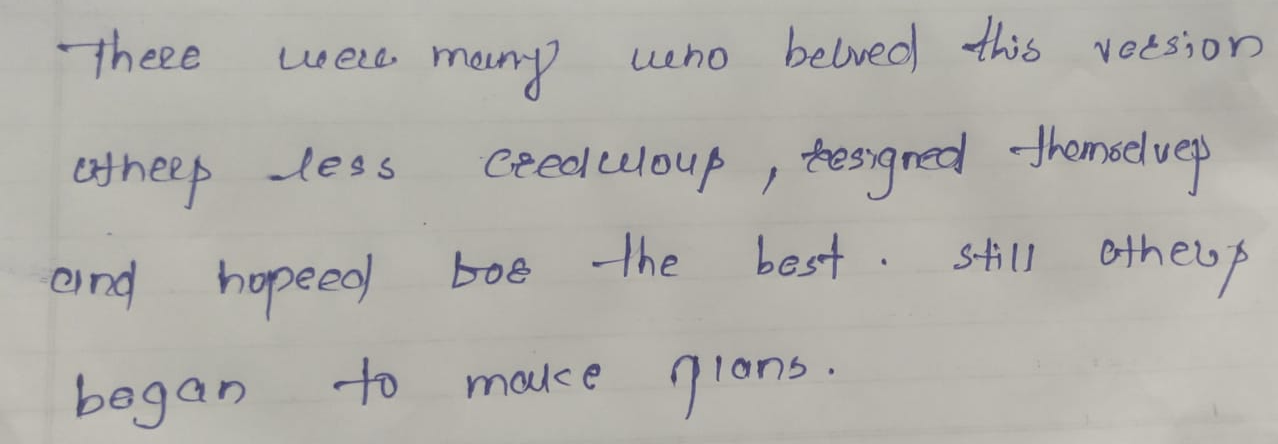
#> input picture BE Project/Images/handwritten2.jpg, 1278 x 444 px, found by its file name
$ jupyter execute --allow-errors handwritten.ipynb
#> lines starting #> are read from the running program, lines starting #| are printed output that depends on the picture; after the words box and inside, x2 and y2 are one past the last pixel; in counts of white or black regions, pixels touching at a corner belong together
[cell 1]
#Handwritten Text recognisation from image.
import cv2 as cv
from matplotlib import pyplot as plt
import numpy as np
import pytesseract as py

[cell 2]
img = cv.imread('images/handwritten2.jpg')
#> img is the input picture: shape (444, 1278, 3); mean B, G, R 170.7, 175.8, 177.8
img = cv.cvtColor(img, cv.COLOR_BGR2RGB)

h, w, c = img.shape
#> h = 444; w = 1278; c = 3

if w > 1000:

    new_w = 1000
    ar = w/h
#> ar = 2.88
    new_h = int(new_w/ar)
#> new_h = 347

    img = cv.resize(img, (new_w, new_h), interpolation = cv.INTER_AREA)
#> img: shape (347, 1000, 3)
plt.imshow(img);

[cell 3]
def thresholding(image):
    img_gray = cv.cvtColor(image,cv.COLOR_BGR2GRAY)
    ret,thresh = cv.threshold(img_gray,160,255,cv.THRESH_BINARY_INV)
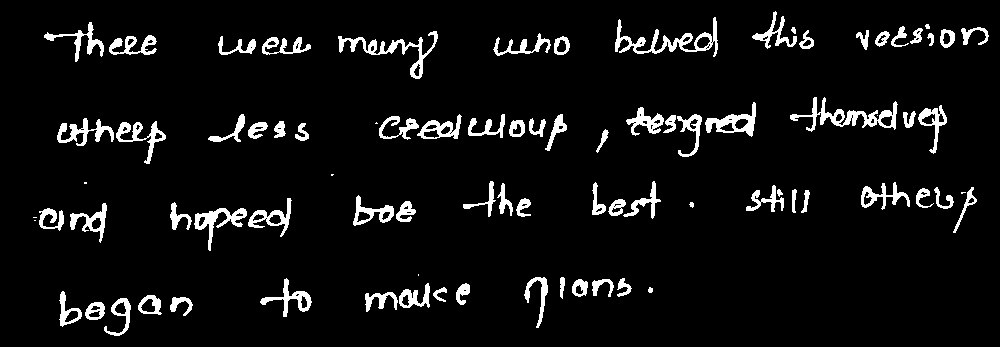
#> thresh: shape (347, 1000); 6.3% white; 85 white regions (8 under 20 px), largest, box (x1, y1, x2, y2) and area: (790, 97, 898, 132) 1067, (615, 17, 718, 57) 1054, (338, 31, 438, 79) 911
    #200 :- it means below 200 turn into black and remaining 255
    plt.imshow(thresh, cmap='gray')
    return thresh

thresh_img = thresholding(img);

[cell 4]
#dilation
kernel = np.ones((3,85), np.uint8)
dilated = cv.dilate(thresh_img, kernel, iterations = 1)
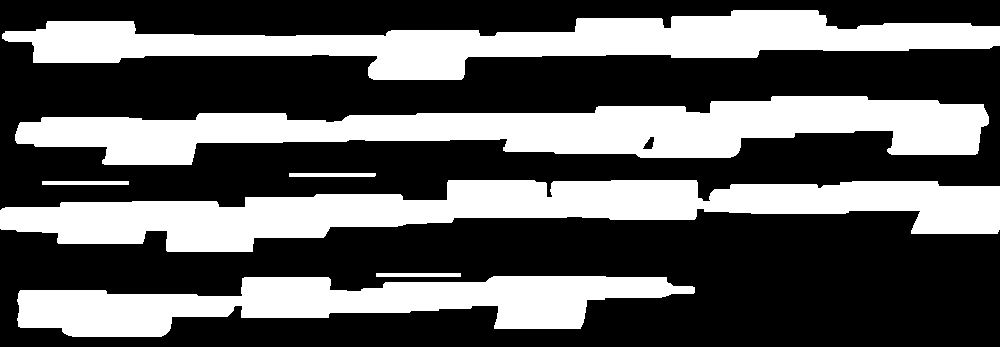
#> dilated: shape (347, 1000); 36.7% white; 7 white regions
plt.imshow(dilated, cmap='gray');

[cell 5]
(contours, heirarchy) = cv.findContours(dilated.copy(), cv.RETR_EXTERNAL, cv.CHAIN_APPROX_NONE)
#> contours = 7 contours; box (x1, y1, x2, y2) and area: (0, 180, 1000, 252) 35340, (15, 96, 989, 165) 35147, (2, 10, 1000, 80) 29992, (17, 276, 695, 337) 21941, (42, 181, 129, 185) 258, (289, 173, 376, 177) 258, (376, 273, 461, 277) 252
sorted_contours_lines = sorted(contours, key = lambda ctr : cv.boundingRect(ctr)[1])
#> sorted_contours_lines has the same summary as contours

[cell 6]
img2 = img.copy()

for ctr in sorted_contours_lines:

    x,y,w,h = cv.boundingRect(ctr)
    cv.rectangle(img2, (x,y), (x+w, y+h), (40, 100, 250), 2)
#> this loop made 7 passes
#> (x, y, w, h) on passes 1 to 7: (2, 10, 998, 70), (15, 96, 974, 69), (289, 173, 87, 4), (0, 180, 1000, 72), (42, 181, 87, 4), (376, 273, 85, 4), (17, 276, 678, 61)
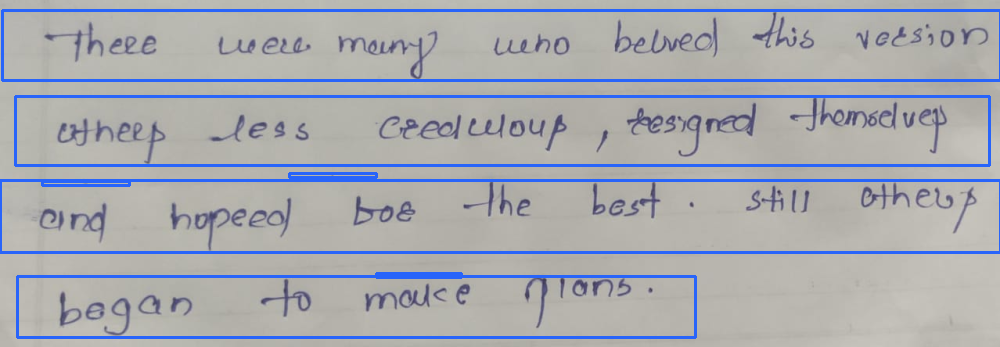
#> img2: shape (347, 1000, 3); mean R, G, B 167.9, 170.3, 176.2
    #(40,100,250) color name and 2 is width of box

plt.imshow(img2);

[cell 7]
#dilation
kernel = np.ones((5,15), np.uint8)
dilated2 = cv.dilate(thresh_img, kernel, iterations =1)
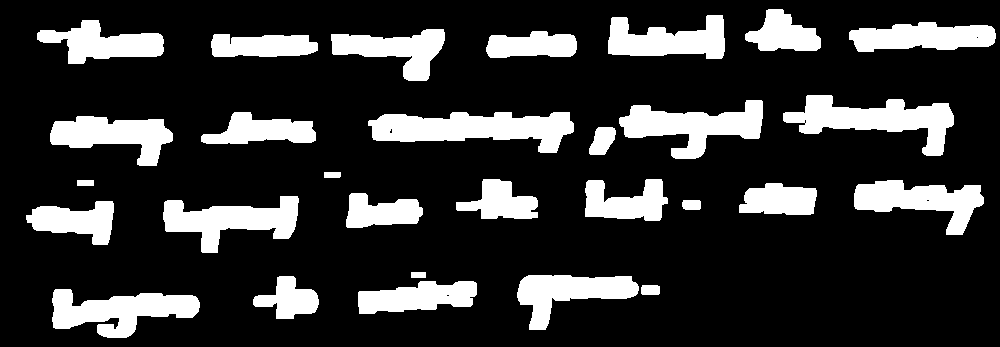
#> dilated2: shape (347, 1000); 20% white; 29 white regions, largest, box (x1, y1, x2, y2) and area: (368, 112, 574, 153) 5152, (783, 95, 954, 156) 4636, (619, 100, 763, 159) 4190
plt.imshow(dilated2, cmap='gray');

[cell 8]
img3 = img.copy()
words_list = []

for line in sorted_contours_lines:

    # roi of each lineA
    x, y, w, h = cv.boundingRect(line)
    roi_line = dilated2[y:y+w, x:x+w]

    # draw contours on each word
    (cnt, heirarchy) = cv.findContours(roi_line.copy(), cv.RETR_EXTERNAL, cv.CHAIN_APPROX_NONE)
    sorted_contour_words = sorted(cnt, key=lambda cntr : cv.boundingRect(cntr)[1])

    for word in sorted_contour_words:

        if cv.contourArea(word) < 50:
            continue

        x2, y2, w2, h2 = cv.boundingRect(word)
        words_list.append([x+x2, y+y2, x+x2+w2, y+y2+h2])
        cv.rectangle(img3, (x+x2, y+y2), (x+x2+w2, y+y2+h2), (36,255,12),2)
#> this loop made 7 passes
#> pass 1, `roi_line = dilated2[y:y+w, x:x+w]`:
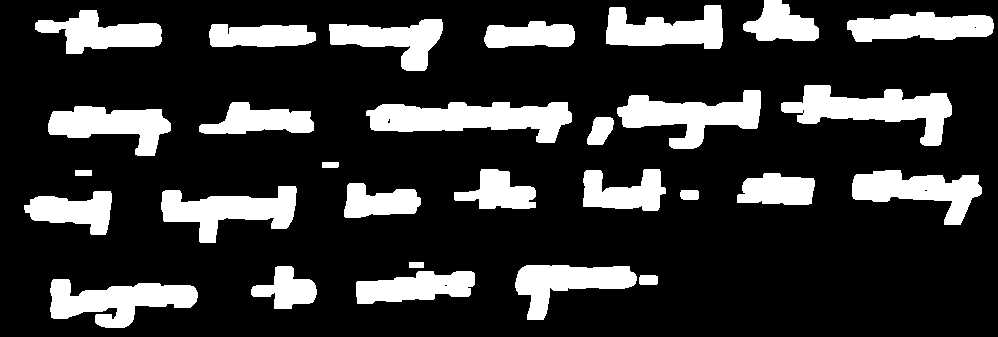
#> roi_line: shape (337, 998); 20.6% white; 29 white regions, largest, box (x1, y1, x2, y2) and area: (366, 102, 572, 143) 5152, (781, 85, 952, 146) 4636, (617, 90, 761, 149) 4190
#> pass 2, `roi_line = dilated2[y:y+w, x:x+w]`:
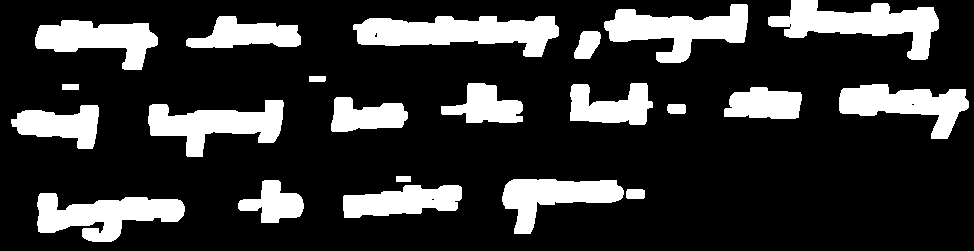
#> roi_line: shape (251, 974); 20.7% white; 22 white regions, largest, box (x1, y1, x2, y2) and area: (353, 16, 559, 57) 5152, (768, 0, 939, 60) 4611, (604, 4, 748, 63) 4190
#> pass 3, `roi_line = dilated2[y:y+w, x:x+w]`:
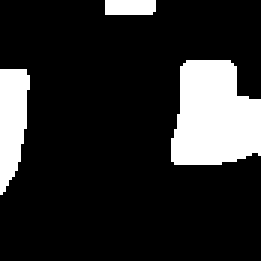
#> roi_line: shape (87, 87) (shown 3 times larger); 16.4% white; 3 white regions, box (x1, y1, x2, y2) and area: (57, 20, 87, 55) 848, (0, 23, 10, 65) 310, (35, 0, 52, 5) 84
#> after the loop:
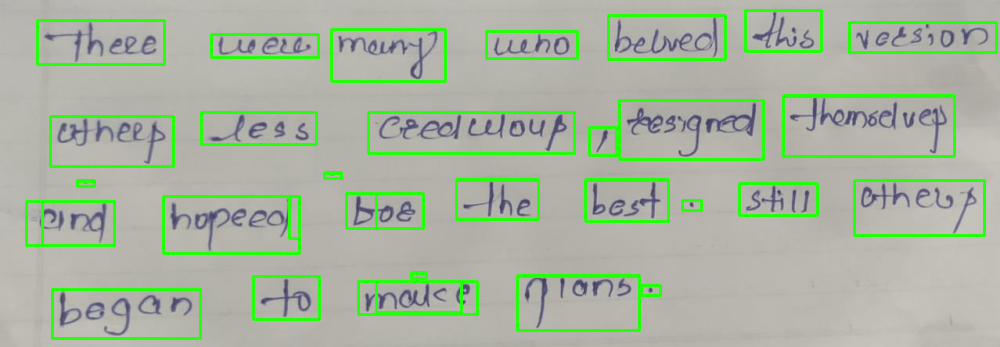
#> img3: shape (347, 1000, 3); mean R, G, B 167.8, 181.1, 159.6
#> after the loop, words_list = 78 items, first 6: [745, 10, 821, 51], [608, 15, 725, 59], [37, 20, 164, 64], [849, 22, 996, 52], [331, 29, 445, 81], [486, 31, 577, 58]

plt.imshow(img3);

[cell 9]
ninth_word = words_list[2]
#> ninth_word = [37, 20, 164, 64]
roi_9 = img[ninth_word[1]:ninth_word[3], ninth_word[0]:ninth_word[2]]
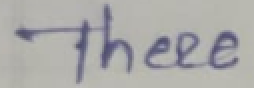
#> roi_9: shape (44, 127, 3) (shown 2 times larger); mean R, G, B 170.8, 170.2, 169.2
plt.imshow(roi_9);

[cell 10]
ninth_word = words_list[2]
roi_9 = img[ninth_word[1]:ninth_word[3], ninth_word[0]:ninth_word[2]]
cv.imwrite('images/f3.jpg',roi_9)
#> Out = True
#plt.imshow(roi_9);

$ run again, with BE Project/Images/handwritten1.jpg copied over BE Project/Images/handwritten2.jpg
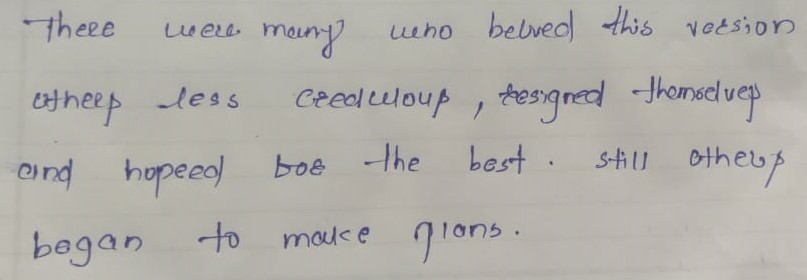
#> input picture BE Project/Images/handwritten1.jpg, 807 x 280 px, found by its file name
#> img is the input picture: shape (280, 807, 3); mean B, G, R 169.9, 175.4, 177.9
#> thresh: shape (280, 807); 6.6% white; 105 white regions (28 under 20 px), largest, box (x1, y1, x2, y2) and area: (488, 9, 573, 43) 722, (263, 19, 344, 59) 628, (657, 76, 720, 103) 573
#> dilated: shape (280, 807); 40.9% white; 6 white regions
#> contours = 6 contours; box (x1, y1, x2, y2) and area: (0, 138, 807, 200) 25638, (0, 74, 803, 128) 25267, (0, 4, 807, 60) 21544, (0, 220, 561, 268) 16058, (12, 140, 99, 144) 258, (214, 135, 300, 138) 170
#> sorted_contours_lines has the same summary as contours
#> the loop `for ctr in sorted_contours_lines: ` made 6 passes
#> (x, y, w, h) on passes 1 to 6: (0, 4, 807, 56), (0, 74, 803, 54), (214, 135, 86, 3), (0, 138, 807, 62), (12, 140, 87, 4), (0, 220, 561, 48)
#> dilated2: shape (280, 807); 22.7% white; 27 white regions, largest, box (x1, y1, x2, y2) and area: (286, 85, 457, 120) 3819, (625, 73, 768, 125) 3459, (491, 77, 612, 126) 3095
#> the loop `for line in sorted_contours_lines:` made 6 passes
#> after the loop `for line in sorted_contours_lines:`:
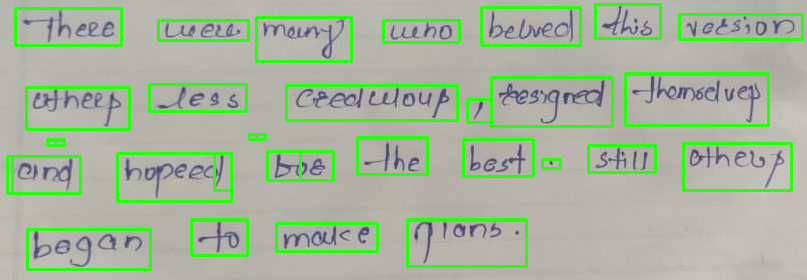
#> img3: shape (280, 807, 3); mean R, G, B 165.2, 182.1, 155.9
#> after the loop `for line in sorted_contours_lines:`: words_list = 68 items, first 6: [595, 4, 660, 38], [481, 7, 580, 45], [15, 8, 121, 45], [679, 14, 802, 39], [256, 17, 351, 61], [383, 20, 459, 42]
#> ninth_word = [15, 8, 121, 45]
#> `roi_9 = img[ninth_word[1]:ninth_word[3], ninth_word[0]:ninth_word[2]]`:
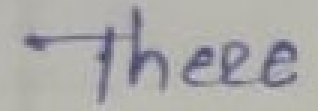
#> roi_9: shape (37, 106, 3) (shown 3 times larger); mean R, G, B 171.5, 170.7, 169.6
#> Out = True

$ run again, with BE Project/Images/handwritten3.jpg copied over BE Project/Images/handwritten2.jpg
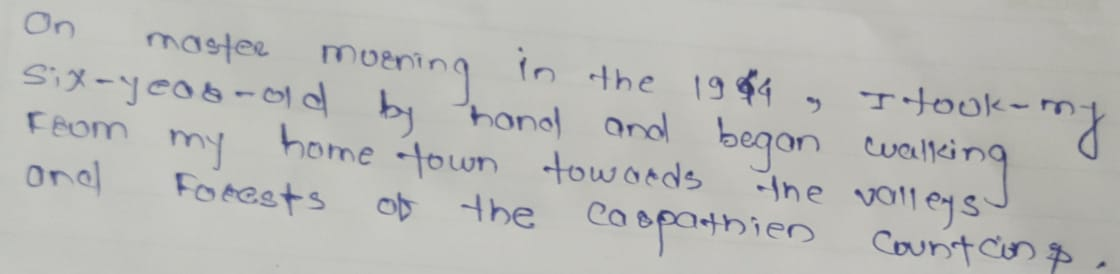
#> input picture BE Project/Images/handwritten3.jpg, 1120 x 274 px, found by its file name
#> img is the input picture: shape (274, 1120, 3); mean B, G, R 182.1, 185, 184.6
#> thresh: shape (244, 1000); 7.2% white; 129 white regions (14 under 20 px), largest, box (x1, y1, x2, y2) and area: (962, 90, 988, 143) 508, (184, 30, 240, 57) 440, (878, 128, 901, 186) 419
#> dilated: shape (244, 1000); 48.3% white; 2 white regions
#> contours = 2 contours; box (x1, y1, x2, y2) and area: (0, 9, 1000, 244) 131838, (421, 41, 509, 47) 434
#> sorted_contours_lines has the same summary as contours
#> the loop `for ctr in sorted_contours_lines: ` made 2 passes
#> (x, y, w, h) on passes 1 to 2: (0, 9, 1000, 235), (421, 41, 88, 6)
#> dilated2: shape (244, 1000); 26.9% white; 25 white regions, largest, box (x1, y1, x2, y2) and area: (756, 119, 908, 207) 6767, (14, 55, 299, 106) 5542, (760, 75, 995, 145) 5204
#> the loop `for line in sorted_contours_lines:` made 2 passes
#> after the loop `for line in sorted_contours_lines:`:
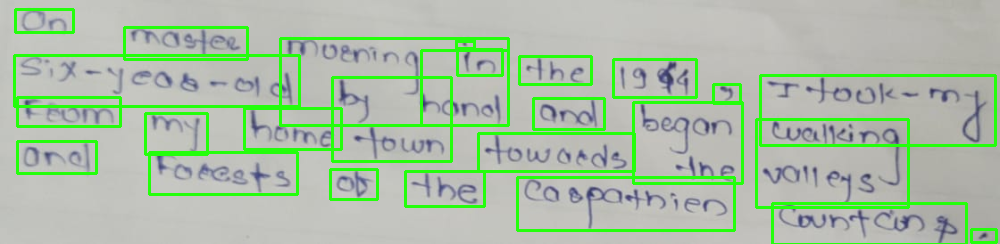
#> img3: shape (244, 1000, 3); mean R, G, B 170.4, 191.1, 166.1
#> after the loop `for line in sorted_contours_lines:`: words_list = 28 items, first 6: [15, 9, 73, 32], [124, 27, 247, 59], [280, 38, 508, 125], [456, 40, 474, 48], [457, 49, 502, 75], [14, 55, 299, 106]
#> ninth_word = [280, 38, 508, 125]
#> `roi_9 = img[ninth_word[1]:ninth_word[3], ninth_word[0]:ninth_word[2]]`:
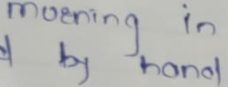
#> roi_9: shape (87, 228, 3); mean R, G, B 181.6, 182.5, 180.7
#> Out = True
